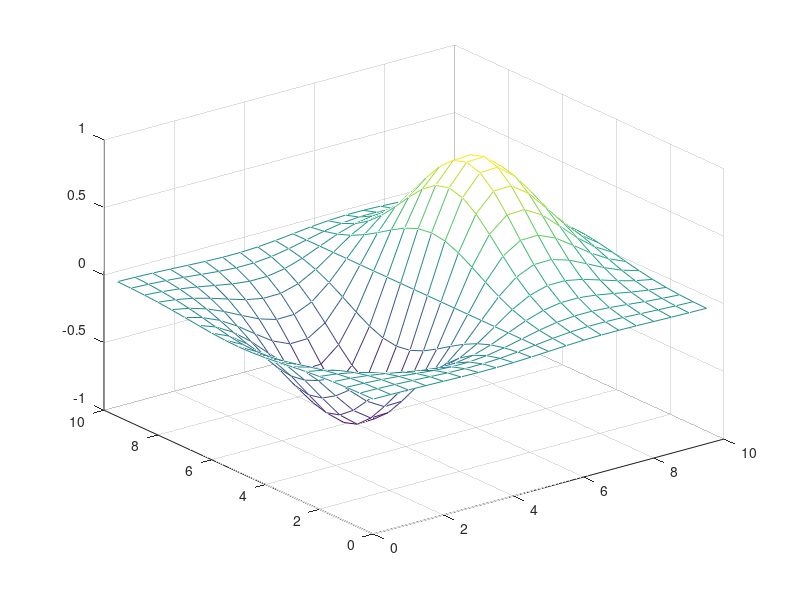

MATLAB code for this plot:
% A script to automatically generate the .dat terrain file

close all
clear all


xDim = 20;
yDim = 20;
xRes = 0.5;
yRes = xRes;

%x = 0:xRes:xDim; 
%y = 0:yRes:yDim;

x = 0:1:xDim-1; 
y = 0:1:yDim-1;
x = x * xRes;
y = y * yRes;

[XI,YI] = meshgrid(x,y);
%ZI = 2*(XI./2.5-xDim/5).*exp(-(XI./2.5-xDim/5).^2-(YI./2.5-yDim/5).^2);

ZI = 2*(XI./2.5-(xDim*xRes)/5).*exp(-(XI./2.5-(xDim*xRes)/5).^2-(YI./2.5-(yDim*yRes)/5).^2);


mesh(XI,YI,ZI);
hold
	
%z = x.*exp(-x.^2-y.^2);
%plot3(x,y,z,'o'), hold off

hold off

%	rand('seed',0)	
%    x = rand(100,1)*4-2; y = rand(100,1)*4-2;
%    z = x.*exp(-x.^2-y.^2);







outputDir = '.';

fid = fopen(strcat(outputDir,'/terrain2.dat'),'w');
[nr, nc] =size(ZI);
fprintf(fid, '%d  %d  %2.2f\n',xDim, yDim, xRes); 
for i=1:nr
    fprintf(fid, '%f   ',ZI(i,:));
    fprintf(fid, '\n');
end


fclose(fid);

